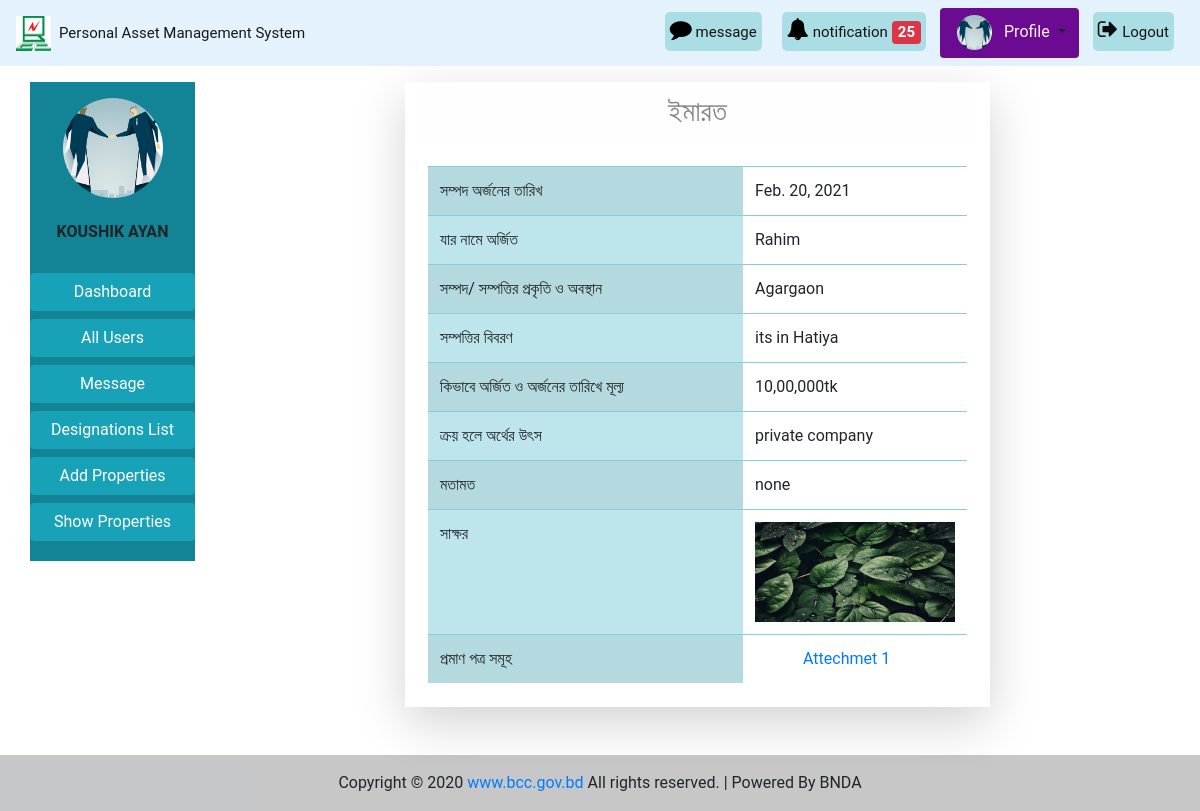
Page /view-building/2 (signed in) on the committed database.
### accounts/models.py (models this page shows, shortened)
class CustomUser(AbstractBaseUser):
    user_type_data = (
        ('1', 'Super admin'),
        ('2', 'Admin'),
        ('3', 'Employee'),
    )
    user_type = models.CharField(max_length=10, choices=user_type_data, default='3')
    email = models.EmailField(max_length=255, unique = True, verbose_name = 'Email')
    name = models.CharField(max_length = 255, verbose_name = 'Full Name')
    phone_no = models.CharField(max_length = 20, unique = True, verbose_name = 'Phone Number')
    date = models.DateField(auto_now_add = True)
    is_active = models.BooleanField(default=True)
    is_admin = models.BooleanField(default=False)
    is_staff = models.BooleanField(default=False)
    USERNAME_FIELD = 'email'
    REQUIRED_FIELDS = ('name','phone_no')
    objects = CustomUserManager()
    class Meta:
        verbose_name_plural = 'Users'

### pamsapp/models.py (models this page shows, shortened)
class Profile(models.Model):
    gender_type = (
        ('1', 'Male'),
        ('2', 'Female'),
        ('3', 'Others'),
    )
    user = models.OneToOneField(CustomUser, on_delete = models.CASCADE , related_name = 'profile')
    image = models.ImageField(upload_to = 'images/', blank=True, null=True)
    designation = models.ForeignKey(Designation, on_delete = models.CASCADE, blank = True, null = True)
    gender = models.CharField(max_length=10, choices=gender_type, blank = True, null = True)

### immovable_app/models.py (models this page shows, shortened)
class Building(models.Model):
    user = models.ForeignKey(CustomUser, on_delete = models.CASCADE)
    date_of_acquisition = models.DateField()
    owner = models.CharField(max_length = 200)
    class_and_location = models.CharField(max_length = 200)
    details = models.CharField(max_length = 1000)
    how_acquired_and_value = models.CharField(max_length = 1000)
    source_of_money = models.CharField(max_length = 1000)
    opinon = models.CharField(max_length = 1000)
    signature = models.ImageField()
    is_confirm = models.BooleanField(default=False)

class NoteField_im(models.Model):
    land = models.ForeignKey(Land, on_delete = models.CASCADE, related_name='lands', null= True, blank = True)
    building = models.ForeignKey(Building, on_delete = models.CASCADE, related_name='buildings', null= True, blank = True)
    homestead = models.ForeignKey(Homestead, on_delete = models.CASCADE, related_name='homestead', null= True, blank = True)
    businessFirm = models.ForeignKey(BusinessFirm, on_delete = models.CASCADE, related_name='business_Firms', null= True, blank = True)
    other = models.ForeignKey(Other, on_delete = models.CASCADE, related_name='others', null= True, blank = True)
    notefield  = models.FileField(upload_to = 'immovable-files/', blank = True, null = True)

### pamsapp/views.py (the view)
# urls.py: path('view-building/<int:id>', views.view_building_view, name='view-building'),
@login_required
def view_building_view(request, id):
    profile = Profile.objects.get(user_id = request.user.id)
    pi = Building.objects.get(pk = id)
    notification = notification_func(request)
    context = {
        'user':request.user,
        'profile':profile,
        'building':pi,
        'notification':notification
        }
    return render(request, 'immovable/view_building.html', context)

### message/context_processors.py (called while the page is built)
def unread_messages(request):
    if request.user.is_authenticated:
        unread_msgs = InboxMessage.objects.filter(receiver_id=request.user, delete_status=True,
                                                  new_msg_active=True)[0:5]
        total_unread_msgs = InboxMessage.objects.filter(receiver_id=request.user,
                                                        delete_status=True, new_msg_active=True).count()
        total_draft_msgs = NewMessage.objects.filter(sender_id=request.user,
                                                     delete_status=True, new_msg_active=True,
                                                     msg_status='Draft').count()
        return {'unread_msgs': unread_msgs, 'total_unread_msgs': total_unread_msgs,
                'total_draft_msgs': total_draft_msgs}
    else:
        return {'total_unread_msgs': 0, 'total_draft_msgs': 0}

def online_active_user(request):
    active_users = CustomUser.objects.all()
    return {'active_users': active_users}

### templates/immovable/view_building.html
{% extends 'base.html' %}
{% load static %}
{% block content %}
<div class = 'col-lg-6 col-md-8 col-10  shadow-lg mx-auto'>
  <h3 class='alert alert-light text-lg-center'>ইমারত</h3>
  <div class='py-2 px-2' style = 'width:100%;'>
    <table class="table table-striped table-info">
        <tbody>
          <tr>
            <td style='width:350px' >সম্পদ অর্জনের তারিখ</td>
            <td class='bg-white text-justify'>{{building.date_of_acquisition}}</td>
          </tr>
          <tr>
            <td>যার নামে অর্জিত</td>
            <td class='bg-white text-justify'>{{building.owner}}</td>
          </tr>
          <tr>
            <td>সম্পদ/ সম্পত্তির প্রকৃতি ও অবস্থান</td>
            <td class='bg-white text-justify'>{{building.class_and_location}}</td>
          </tr>
          <tr>
            <td>সম্পত্তির বিবরণ</td>
            <td class='bg-white text-justify'>{{building.details}}</td>
          </tr>
          <tr>
            <td>কিভাবে অর্জিত ও অর্জনের তারিখে মূল্য</td>
            <td class='bg-white text-justify'>{{building.how_acquired_and_value}}</td>
          </tr>
          <tr>
            <td>ক্রয় হলে অর্থের উৎস</td>
            <td class='bg-white text-justify'>{{building.source_of_money}}</td>
          </tr>
          <tr>
            <td>মতামত</td>
            <td class='bg-white text-justify'>{{building.opinon}}</td>
          </tr>
          <tr>
            <td>সাক্ষর</td>
            <td class='bg-white'>
                <div style="width:100%; text-align:center">
                    <img style='width: 200px; height: 100px'  src="{{ building.signature.url }}" alt="সাক্ষর">
                </div>
            </td>
          </tr>
          <tr>
            <td>প্রমাণ পত্র সমূহ</td>
            <td class='bg-white'>
                    {% for note in building.buildings.all %}
                    <a class='ml-5'  href="{{ note.notefield.url }}" download>Attechmet {{ forloop.counter }}</a> <br>
                    {% endfor %}
            </td>
          </tr>
        </tbody>
      </table>
  </div>
</div>
{% endblock %}

### templates/base.html (shortened to what this page needs)
{% load static %}
<!doctype html>
<html lang="en">
  <head>
    <link rel="stylesheet" href="https://maxcdn.bootstrapcdn.com/bootstrap/4.5.2/css/bootstrap.min.css">
    <link rel="stylesheet" href="{% static 'pams/css/bootstrap.css' %}">
    <link rel="stylesheet" href="{% static 'pams/css/base.css' %}">
    <link rel="stylesheet" href="https://cdnjs.cloudflare.com/ajax/libs/font-awesome/4.7.0/css/font-awesome.min.css">
  </head>
  <body>
   <nav class="navbar navbar-expand-lg navbar-light sticky-top"
    style="background-color: #e3f2fd">
    <a class="navbar-brand" href="{% url 'pamsapp:home' %}"><img src="{% static 'pams/images/bcc.jpg' %}" alt="logo"
      style="height: 35px; width: 35px;"><span class="ml-2" style="font-size: 15px;">Personal Asset Management System</span></a>
    <div class="collapse navbar-collapse text-center my-nav" id="navbarSupportedContent">
      <ul class="navbar-nav  my-2 my-lg-0 ">
        {% if not user.is_authenticated %}
          <li class="nav-item active">
            <a class="nav-link text-black font-weight-bold" href="#">Login </a>
          </li>
          <li class="nav-item active">
            <a class="nav-link text-black font-weight-bold" href="#">Signup </a>
          </li>
        {% else %}
        <div class="mes rounded rounded-end ">
          <a href="{% url 'pamsapp:assets-list-pending' %}"  style="text-decoration:none">
            <i style="font-size:22px; color:rgb(0, 0, 0)" class="fa ">&#xf075;</i>
            <span style='font-size:15px'>message</span>
          </a>
        </div>
        {% if user.user_type == '1' or user.user_type == '2' %}
        <div class="not rounded rounded-end ">
          <a href="{% url 'pamsapp:assets-list-pending' %}"  style="text-decoration:none">
            <i style="font-size:22px; color:rgb(0, 0, 0)" class="fa">&#xf0f3;</i>
            <span style='font-size:15px'>notification</span>
            {% if notification %}
            <span class="badge badge-danger" style='font-size:15px'>{{ notification }}</span>
            {% endif %}
          </a>
        </div>
        {% endif %}
          {% if profile.image %}
          <div class="dropdown show mx-1 pl-1 rounded profile"
          style='background-color:  #6b0b91; border-radius: 15%;'>
            <a class="btn dropdown-toggle" href="{% url 'pamsapp:profile' %}" role="button"
             id="dropdownMenuLink" data-toggle="dropdown" aria-haspopup="true" aria-expanded="false">
             <img src="{{ user.profile.image.url }}" class="rounded-circle" alt="logo"
                style="height: 35px; width: 35px;">
                <span class="ml-2" style="font-size: medium; color:seashell">Profile</span>
            </a>
          </div>
          {% endif %}
          <div class="mes rounded rounded-end ">
            <a href="{% url 'accounts:logout' %}"  style="text-decoration:none">
              <i style="font-size:22px; color:rgb(14, 13, 13)" class="fa ">&#xf08b;</i>
              <span style='font-size:15px'>Logout</span>
            </a>
          </div>
        {% endif %}
      </ul>
    </div>
  </nav>
   <div class="container-fluid mt-3">
    <div class="row mx-auto">
      <div class="col-lg-2 col-md-3 col-12 mb-2">
        <div class="list-group text-center">
          <div class='py-3' style='background-color:#138496'>
            {% if user.profile.image %}
              <div style="width:100%; text-align:center">
                <img class="rounded-circle" style="height:100px; width:100px" src="{{ user.profile.image.url }}" alt="Card image cap">
              </div>
            {% else %}
              <img class="rounded-circle" style="height:100px" src="{% static 'pams/images/user-default.png' %}" alt="Card image cap">
            {% endif %}
            <br>
            <h6 class='text-uppercase font-weight-bold'>{{user.name}}</h6>
            <br>
            {% if user.user_type == '1' or user.user_type == '2' %}
              <a href="{% url 'pamsapp:dashboard' %}" class="btn btn-info mb-1 btn-block">Dashboard</a>
              <a href="{% url 'pamsapp:all-user' %}" class="btn btn-info mb-1 btn-block">All Users</a>
              <a href="{% url 'Message:inbox' %}" class="btn btn-info mb-1 btn-block">Message</a>
              <a href="{% url 'pamsapp:designations_list' %}" class="btn btn-info mb-1 btn-block">Designations List</a>
            {% endif %}
            <a href="{% url 'pamsapp:home' %}" class="btn btn-info btn-block">Add Properties</a>
            <a href="{% url 'pamsapp:show-properties' %}" class="btn btn-info mb-1 btn-block">Show Properties</a>
          </div>
        </div>
      </div>
      {% block content %}
      {% endblock %}
    </div>
  </div>
  <footer class="bg-light text-center text-lg-start mt-5">
    <div class="text-center p-3" style="background-color: rgba(0, 0, 0, 0.2)">
      Copyright © 2020
      <a class="bootstrap-link"  href="https://bcc.gov.bd/" target="blank">www.bcc.gov.bd</a>
      All rights reserved. | Powered By BNDA
    </div>
  </footer>
  </body>
</html>

### static/pams/css/base.css (style rules this page uses)
* { margin: 0; padding: 0; box-sizing: border-box; }
body { font-family: 'roboto', sans-serif; }

### templates/base.html (style rules this page uses)
.not { right: 0px; height: 50px; padding: 10px; color:rgb(246, 246, 248) }
.not a { background-color: #ABDDE5; color:rgb(20, 20, 20); padding-left: 5px; padding-right: 5px; padding-top: 10px; padding-bottom: 10px; border-radius: 5px; }
.mes { right: 0px; height: 50px; padding: 10px; color:rgb(12, 12, 15) }
.mes a { background-color: #ABDDE5; color:rgb(20, 20, 20); padding-left: 5px; padding-right: 5px; padding-top: 10px; padding-bottom: 10px; border-radius: 5px; }

### rows in the picture
CustomUser: profile.image (picture), name "KOUSHIK AYAN"
Building: date_of_acquisition "Feb. 20, 2021", owner "Rahim", class_and_location "Agargaon", details "its in Hatiya", how_acquired_and_value "10,00,000tk", source_of_money "private company", opinon "none", signature (picture)

### other values in the picture
{{ notification }} "25"
